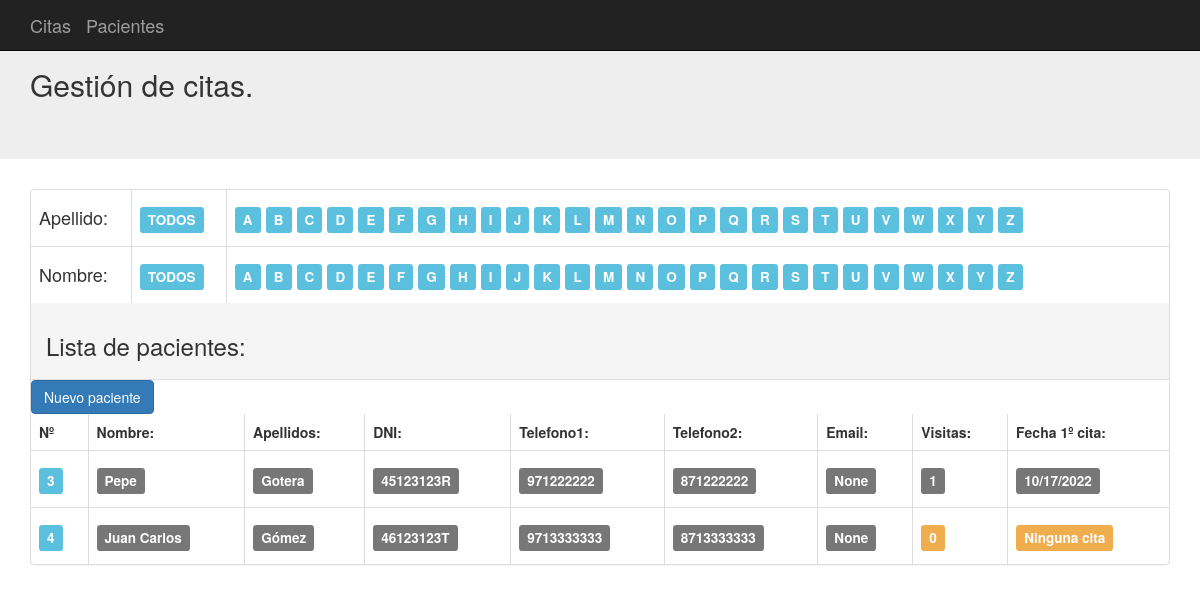
Screenshot of /pacientes/letra/apellido/G with the database file from the repository.
### aplication/models.py (models this page shows, shortened)
class Pacientes(db.Model):
	__tablename__ = 'pacientes'
	id = Column(Integer, primary_key=True)
	nombre = Column(String(100),nullable=False)
	apellidos = Column(String(200),nullable=False)
	dni = Column(String(10),nullable=False)
	telefono1 = Column(String(9),nullable=False)
	telefono2 = Column(String(9),nullable=False)
	email = Column(String(100))
	domicilio = Column(String(200))
	cp = Column(String(6))
	ciudad = Column(String(200))
	varios = Column(String(300))
	def numero_visitas(self,id):
		return Citas.query.filter_by(paciente_id=self.id).count()
	def primera_visita(self,id):
		return Citas.query.filter_by(paciente_id=self.id).with_entities(Citas.fecha_cita).order_by(Citas.fecha_cita).first()

### app.py (the view)
@app.route('/pacientes')
@app.route('/pacientes/letra/apellido/<lap>')
@app.route('/pacientes/letra/nombre/<lnom>')
def pacientes(lap='0', lnom='0'):
	if lap=='0' and lnom=='0':
		pacientes=Pacientes.query.all()
	else:
		if lap!='0':
			pacientes = db.session.query(Pacientes).filter(Pacientes.apellidos.like(lap+'%'))
		if lnom!='0':
			pacientes = db.session.query(Pacientes).filter(Pacientes.nombre.like(lnom+'%'))
	listamayusculas=lista_letras_mayusculas()
	return render_template("pacientes.html",pacientes=pacientes, listamayusculas=listamayusculas)

### aplication/utilidades.py (called while the page is built)
def lista_letras_mayusculas():
    lista_letras_mayusculas=["A", "B", "C", "D", "E","F","G","H","I","J","K","L","M","N","O","P","Q","R","S","T","U","V","W","X","Y","Z"]
    return lista_letras_mayusculas

### templates/pacientes.html (shortened to what this page needs)
{% extends "base.html" %}
{% block contenido %}
	    <div class="panel panel-default">
			{% include 'buscador_letra.html' %}
			<div class="panel-heading"><h3>Lista de pacientes:</h3></div>
			<a href="{{url_for('paciente_edit')}}">
	            <button type="button" class="btn btn-primary">Nuevo paciente</button>
			</a>
  			<table class="table table-bordered">
				<tr>
					<td><b>Nº</b></td>
					<td><b>Nombre:</b></td>
					<td><b>Apellidos:</b></td>
					<td><b>DNI:</b></td>
					<td><b>Telefono1:</b></td>
					<td><b>Telefono2:</b></td>
					<td><b>Email:</b></td>
					<td><b>Visitas:</b></td>
                    <td><b>Fecha 1º cita:</b></td>
				</tr>
  	    		{% for paciente in pacientes %}
  	    		<tr>
					<td>
						<h4>
							<a href="{{url_for('paciente',id=paciente.id)}}">
								<span class="label label-info">{{paciente.id}}</span>
							</a>
						</h4>
					</td>
					<td>
						<h4>
							<span class="label label-default">{{paciente.nombre}}</span>
						</h4>
					</td>
                    <td>
						<h4>
							<span class="label label-default">{{paciente.apellidos}}</span>
						</h4>
					</td>
					<td>
						<h4>
							<span class="label label-default">{{paciente.dni}}</span>
						</h4>
					</td>
                    <td>
						<h4>
							<span class="label label-default">{{paciente.telefono1}}</span>
						</h4>
					</td>
                    <td>
						<h4>
							<span class="label label-default">{{paciente.telefono2}}</span>
						</h4>
					</td>
                    <td>
						<h4>
							<span class="label label-default">{{paciente.email}}</span>
						</h4>
					</td>
                    <td>
						<h4>
							{% if paciente.numero_visitas(paciente.id) == 0 %}
							<span class="label label-warning">{{paciente.numero_visitas(paciente.id) }}</span>
							{% else %}
							<span class="label label-default">{{paciente.numero_visitas(paciente.id) }}</span>
							{% endif %}
						</h4>
					</td>
                    <td>
						<h4>
							{% if paciente.primera_visita(paciente.id) == None %}
							<span class="label label-warning">Ninguna cita</span>
							{% else %}
							<span class="label label-default">{{paciente.primera_visita(paciente.id)[0].strftime("%m/%d/%Y") }}</span>
							{% endif %}
						</h4>
					</td>
   	    		</tr>
  	    		{% endfor %}
  	    	</table>
  	    </div>
  	</div>
{% endblock %}

### rows the page displays
Pacientes: id "3", nombre "Pepe", apellidos "Gotera", dni "45123123R", telefono1 "971222222", telefono2 "871222222", email "None", numero_visitas "1", primera_visita "10/17/2022"
Pacientes: id "4", nombre "Juan Carlos", apellidos "Gómez", dni "46123123T", telefono1 "9713333333", telefono2 "8713333333", email "None", numero_visitas "0", shows "Ninguna cita"

### other values shown
{{ letra }} "A" "B" "C" "D" "E" "F" "G" "H" "I" "J" "K" "L" "M" "N" "O" "P" "Q" "R" "S" "T" "U" "V" "W" "X" "Y" "Z"
